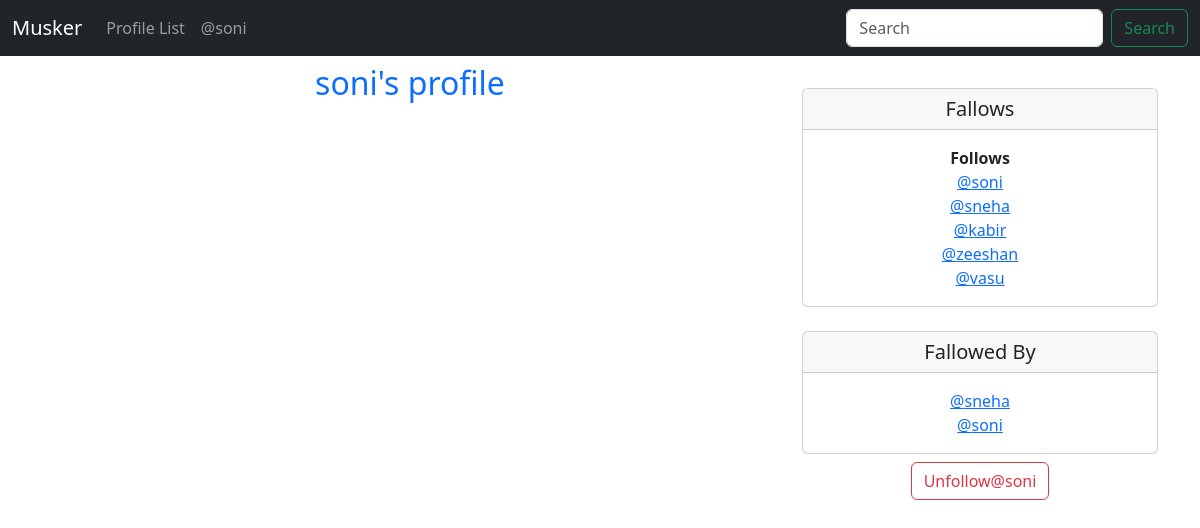
The app's page /profile/1 (signed in), older data.
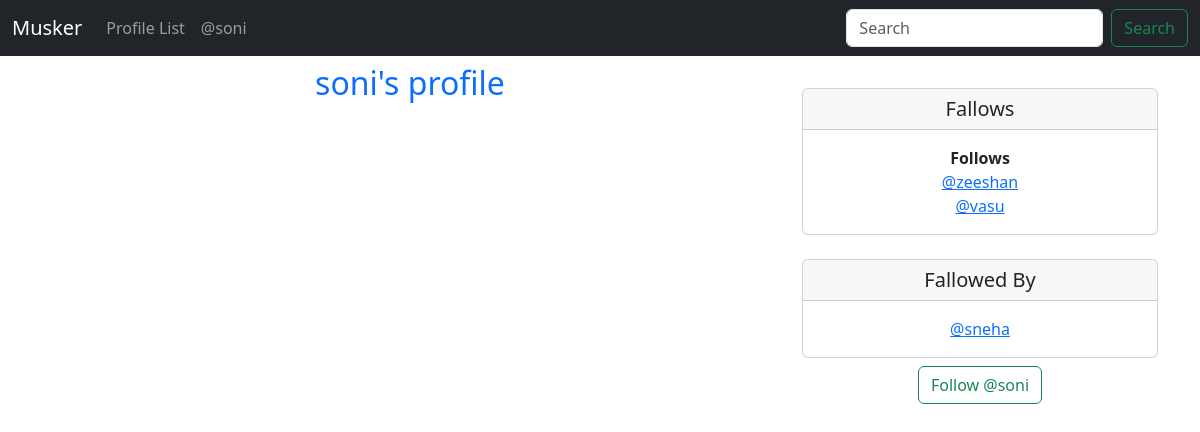
The same page, newer data.
### musker/models.py (models this page shows)
class Profile(models.Model):
    user = models.OneToOneField(User, on_delete=models.CASCADE)
    fallows = models.ManyToManyField("self", related_name='fallowed_by',
                                     symmetrical=False, blank=True)
    date_modified = models.DateTimeField(User,auto_now=True)
    def __str__(self):
        return self.user.username

### musker/views.py (the view, shortened to what this page needs)
# urls.py: path('profile/<int:pk>',views.profile,name='profile')
def profile(request, pk):
    if request.user.is_authenticated:
        profile = Profile.objects.get(user_id=pk) # Soni
        meeps=Meep.objects.filter(user_id=pk)
        return render(request, 'profile.html', {'profile': profile,'meeps':meeps})
    else:
        messages.success(request, ('you Must Be Logged in To view This '))
        return redirect('home')

### musker/templates/profile.html (shortened to what this page needs)
{% extends 'base.html' %}
{% block content %}
{% if profile %}
<div class="row">
    <div class="col-md-8">
    <h2 class="text-center text-primary ">{{ profile.user.username}}'s profile</h2>
    </div>
    <br>
    <br>
    <div class="col-md-4 mt-4">
        <div class="card text-center">
            <h5 class="card-header">Fallows</h5>
            <div class="card-body">
               <p class="card-text">
                   <strong>Follows</strong><br>
                  {% for following in profile.fallows.all %}
                     <a href="{% url 'profile' following.user.id %}" > @{{following}}</a><br>
                  {% endfor %}
               </p>
            </div>
        </div>
         <div class="card text-center mt-4">
            <h5 class="card-header">Fallowed By</h5>
            <div class="card-body">
               <p class="card-text">
                  {% for following in profile.fallowed_by.all %}
                     <a href="{% url 'profile' following.user.id %}" > @{{following}}</a><br>
                  {% endfor %}
               </p>
            </div>
        </div>
        <form method="post" class="text-center mt-2">
            {% if  profile in request.user.profile.fallows.all %}
                <button class="btn btn-outline-danger" name="follow"  value="unfollow"  type="submit">
                    Unfollow@{{ profile.user.username|lower}}</button>
             {% else %}
                <button class="btn btn-outline-success" name="follow"  value="follow"  type="submit">
                    Follow  @{{ profile.user.username|lower}}</button>
            {% endif %}
        </form>
      </div>
      </div>
{% endif %}
{% endblock %}

Row changes from the older to the newer data that the page shows:
no longer on one of the page's lists (row edited): Profile: user.username "soni"
removed Profile: user.username "kabir", shown under "Fallows"
no longer on one of the page's lists (row edited): Profile: user.username "sneha"
Text that changed along with them:
text no longer shown: "Unfollow@"
text now shown: "Follow @"
